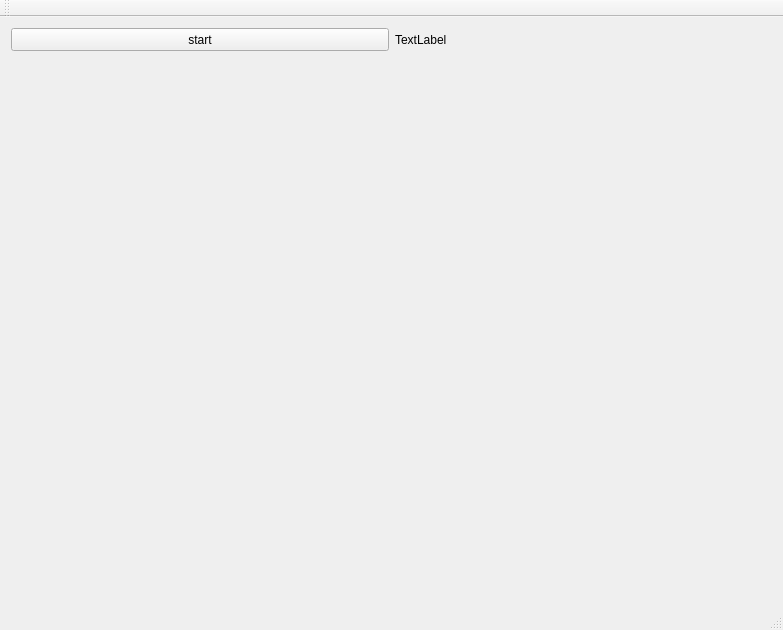
<?xml version="1.0" encoding="UTF-8"?>
<ui version="4.0">
 <class>MainWindow</class>
 <widget class="QMainWindow" name="MainWindow">
  <property name="geometry">
   <rect>
    <x>0</x>
    <y>0</y>
    <width>783</width>
    <height>630</height>
   </rect>
  </property>
  <property name="windowTitle">
   <string>MainWindow</string>
  </property>
  <widget class="QWidget" name="centralWidget">
   <layout class="QVBoxLayout" name="verticalLayout">
    <item>
     <layout class="QHBoxLayout" name="horizontalLayout">
      <property name="sizeConstraint">
       <enum>QLayout::SetMinimumSize</enum>
      </property>
      <item>
       <widget class="QPushButton" name="pushButton">
        <property name="maximumSize">
         <size>
          <width>16777215</width>
          <height>23</height>
         </size>
        </property>
        <property name="text">
         <string>start</string>
        </property>
       </widget>
      </item>
      <item>
       <widget class="QLabel" name="label_Mission">
        <property name="sizePolicy">
         <sizepolicy hsizetype="Minimum" vsizetype="Minimum">
          <horstretch>0</horstretch>
          <verstretch>0</verstretch>
         </sizepolicy>
        </property>
        <property name="maximumSize">
         <size>
          <width>400</width>
          <height>23</height>
         </size>
        </property>
        <property name="text">
         <string>TextLabel</string>
        </property>
       </widget>
      </item>
     </layout>
    </item>
    <item>
     <widget class="QCustomPlot" name="plot" native="true"/>
    </item>
   </layout>
  </widget>
  <widget class="QMenuBar" name="menuBar">
   <property name="geometry">
    <rect>
     <x>0</x>
     <y>0</y>
     <width>783</width>
     <height>21</height>
    </rect>
   </property>
  </widget>
  <widget class="QToolBar" name="mainToolBar">
   <attribute name="toolBarArea">
    <enum>TopToolBarArea</enum>
   </attribute>
   <attribute name="toolBarBreak">
    <bool>false</bool>
   </attribute>
  </widget>
  <widget class="QStatusBar" name="statusBar"/>
 </widget>
 <layoutdefault spacing="6" margin="11"/>
 <customwidgets>
  <customwidget>
   <class>QCustomPlot</class>
   <extends>QWidget</extends>
   <header>qcustomplot.h</header>
   <container>1</container>
  </customwidget>
 </customwidgets>
 <resources/>
 <connections/>
</ui>
